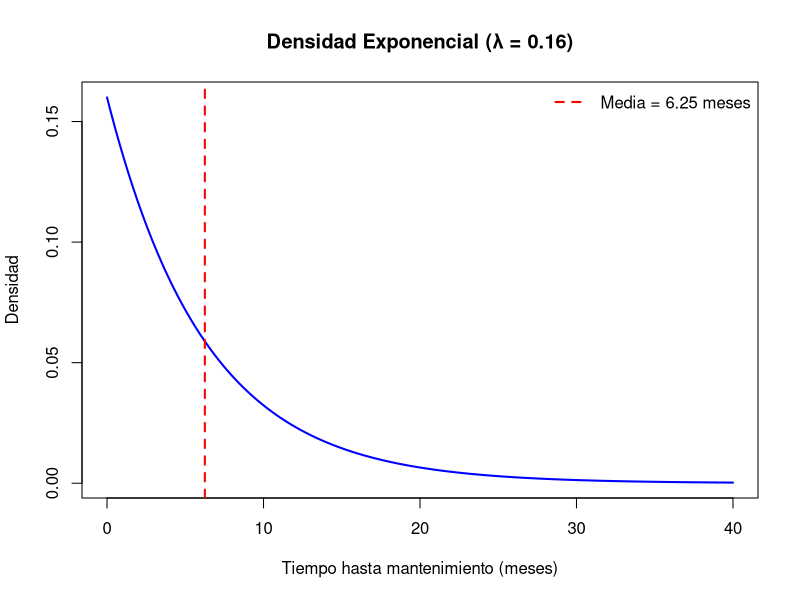
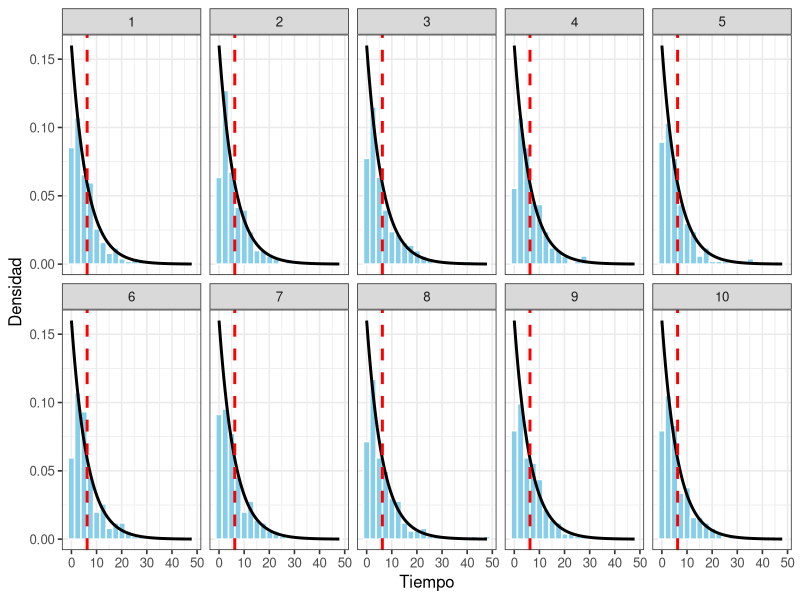
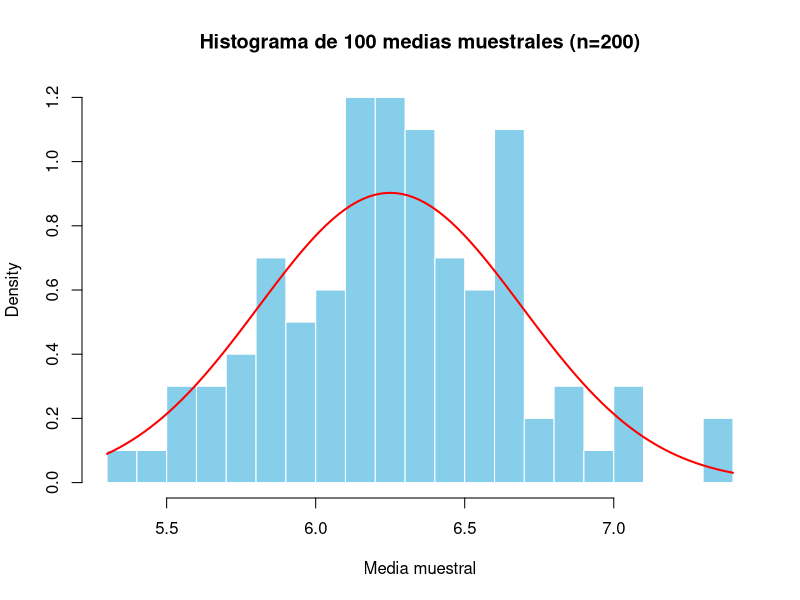
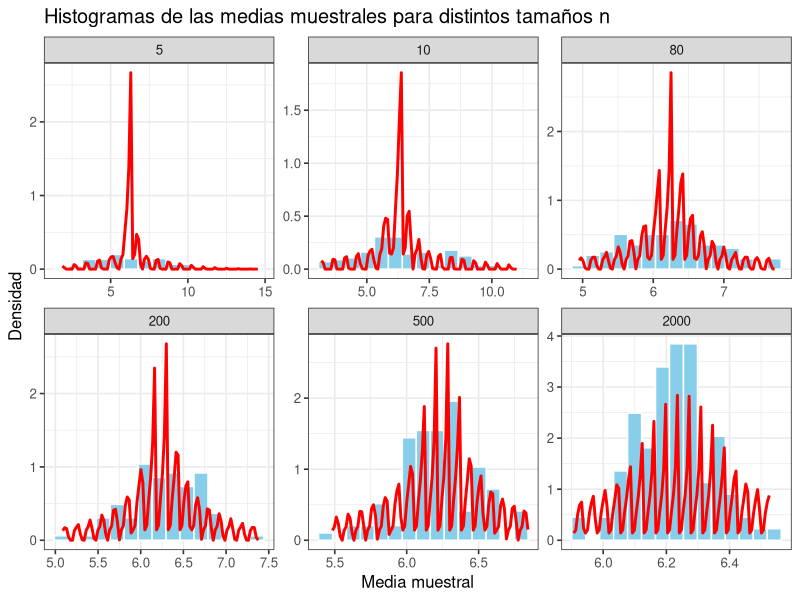

These figures' R source, in order:
## ---- chunk 1
library(tibble)
library(tidyverse)

lambda <- 0.16
mu <- 1/lambda
varX <- 1/(lambda^2)
tibble(media_poblacional = mu, var_poblacional = varX)
## ---- chunk 2

# Datos para graficar
x <- seq(0, 40, length.out=1000)
y <- dexp(x, rate=lambda)


# Gráfico de densidad
plot(x, y, type="l", 
     col="blue", lwd=2,
     main="Densidad Exponencial (λ = 0.16)",
     xlab="Tiempo hasta mantenimiento (meses)",
     ylab="Densidad")

# Línea vertical en la media
abline(v=mu, col="red", lty=2, lwd=2)

# Leyenda
legend("topright", 
       legend=c(paste("Media =", round(mu,2),"meses")),
       col="red", lty=2, lwd=2, bty="n")



## ---- chunk 3

n <- 200 # Lista con 10 muestras (cada una de tamaño 200) 
muestras <- replicate(10, rexp(n, rate=lambda), simplify=FALSE)

library(ggplot2)
library(dplyr)

df <- data.frame(
  valor = unlist(muestras),
  muestra = rep(1:10, each=n)
)

ggplot(df, aes(x=valor)) +
  geom_histogram(aes(y=..density..), fill="skyblue", color="white", bins=20) +
  stat_function(fun = dexp, args = list(rate=lambda), color="black", size=1) +
  geom_vline(xintercept=mu, color="red", linetype="dashed", size=1) +
  facet_wrap(~muestra, ncol=5) +
  labs(x="Tiempo", y="Densidad") +
  theme_bw(base_size=12)

## ---- chunk 4
## 3) Medias y varianzas muestrales + comparación con población
resultados <- data.frame(
  muestra        = 1:10,
  media_muestral = sapply(muestras, mean),
  var_muestral   = sapply(muestras, var)
)

resultados$dif_media <- resultados$media_muestral - mu
resultados$dif_var   <- resultados$var_muestral   - varX

print(resultados)

## 4) Resumen global de las 10 muestras (útil para tu reporte)
resumen <- c(
  media_poblacional   = mu,
  var_poblacional     = varX,
  promedio_de_medias  = mean(resultados$media_muestral),
  promedio_de_var     = mean(resultados$var_muestral),
  sd_de_las_medias    = sd(resultados$media_muestral)    # se espera ≈ (1/lambda)/sqrt(n)
)
print(round(resumen, 4))

## ---- chunk 5

set.seed(123)
lambda <- 0.16
n <- 200
B <- 100   # número de muestras

# 1) Generar 100 medias muestrales
medias <- replicate(B, mean(rexp(n, rate=lambda)))

# 2) Histograma de las medias muestrales
hist(medias, breaks=15, col="skyblue", border="white",
     main="Histograma de 100 medias muestrales (n=200)",
     xlab="Media muestral", probability=TRUE)

# Curva normal teórica según el TLC
mu <- 1/lambda
sigma <- 1/lambda
sigma_xbar <- sigma/sqrt(n)

curve(dnorm(x, mean=mu, sd=sigma_xbar), add=TRUE, col="red", lwd=2)

# 3) Promedio y varianza de las 100 medias muestrales
promedio_medias <- mean(medias)
varianza_medias <- var(medias)

c(promedio_medias=promedio_medias, varianza_medias=varianza_medias)

# 4) Test de normalidad (Shapiro-Wilk)
shapiro.test(medias)


## ---- chunk 6
set.seed(123)
lambda <- 0.16
mu <- 1/lambda
sigma <- 1/lambda
ns <- c(5, 10, 80, 200, 500, 2000)   # tamaños de muestra
B <- 100                             # número de réplicas por cada n

library(ggplot2)
library(dplyr)

# Generar las medias muestrales para cada n
df_medias <- lapply(ns, function(n){
  medias <- replicate(B, mean(rexp(n, rate=lambda)))
  data.frame(n=n, medias=medias)
}) %>% bind_rows()

# 1) Histogramas con curva normal teórica
ggplot(df_medias, aes(x=medias)) +
  geom_histogram(aes(y=..density..), bins=15,
                 fill="skyblue", color="white") +
  stat_function(fun=dnorm,
                args=list(mean=mu, sd=sigma/sqrt(unique(df_medias$n))),
                col="red", size=1) +
  facet_wrap(~n, scales="free", ncol=3) +
  labs(title="Histogramas de las medias muestrales para distintos tamaños n",
       x="Media muestral", y="Densidad") +
  theme_bw(base_size=12)

# 2) Cálculo de promedio y varianza empírica vs teórica
resumen <- df_medias %>%
  group_by(n) %>%
  summarise(
    promedio_emp = mean(medias),
    var_emp      = var(medias),
    promedio_teo = mu,
    var_teo      = sigma^2/n
  )

print(resumen)

# 3) Test de normalidad por cada n
tests <- df_medias %>%
  group_by(n) %>%
  summarise(
    shapiro_p = shapiro.test(medias)$p.value
  )

print(tests)

